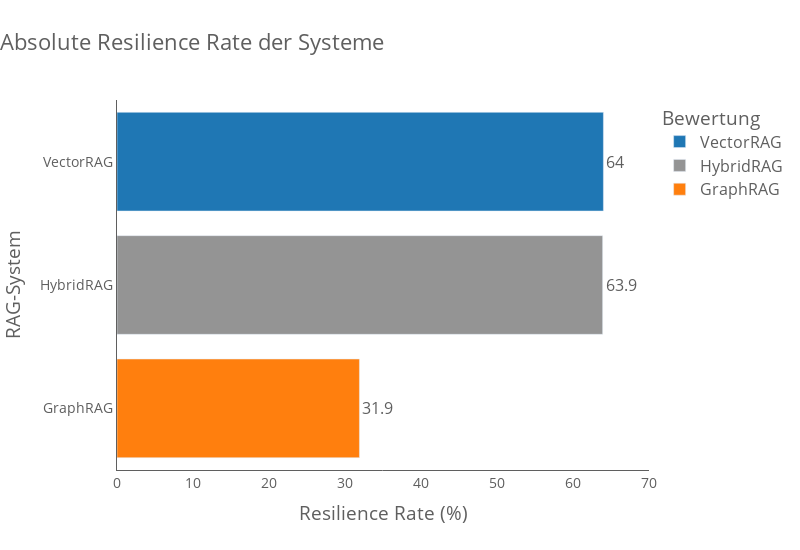

Notebook code cell kept with this figure:
### Markdown cell above
**Absolute Resilience Rate nach Systemen**

### Code cell
fig_ges_res = px.bar(
    df_absoulute_res_ges,
    x="Resilience Rate (%)",
    y="System",
    color="System",
    text="Resilience Rate (%)",
    title="Absolute Resilience Rate der Systeme",
    color_discrete_map=color_map_system,
    orientation="h"
)

fig_ges_res.update_layout(
    title=dict(text=fig_ges_res.layout.title.text, x=0, xanchor='left'),
    xaxis_title="Resilience Rate (%)",  
    yaxis_title="RAG-System",
    **layout_kwargs
)
fig_ges_res.update_xaxes(
    showgrid=False,
    showline=True,
    linecolor='#5F5F5F',
    range=[0, 70],
    **xaxis_kwargs
)

fig_ges_res.update_yaxes(
    showgrid=False,
    showline=True,
    linecolor='#5F5F5F',
    
    **yaxis_kwargs
)

fig_ges_res.update_traces(textposition="outside")

### Figure 1 — Plotly figure (JSON) as saved in the notebook; plotly's stock layout.template omitted (floating-point values rounded to 4 significant figures)
{"data": [{"hovertemplate": "System=%{y}<br>Resilience Rate (%)=%{text}<extra></extra>", "legendgroup": "VectorRAG", "marker": {"color": "#1f77b4", "pattern": {"shape": ""}}, "name": "VectorRAG", "orientation": "h", "showlegend": true, "text": [64.0], "textposition": "outside", "type": "bar", "x": [64.0], "xaxis": "x", "y": ["VectorRAG"], "yaxis": "y"}, {"hovertemplate": "System=%{y}<br>Resilience Rate (%)=%{text}<extra></extra>", "legendgroup": "HybridRAG", "marker": {"color": "#949494", "pattern": {"shape": ""}}, "name": "HybridRAG", "orientation": "h", "showlegend": true, "text": [63.9], "textposition": "outside", "type": "bar", "x": [63.9], "xaxis": "x", "y": ["HybridRAG"], "yaxis": "y"}, {"hovertemplate": "System=%{y}<br>Resilience Rate (%)=%{text}<extra></extra>", "legendgroup": "GraphRAG", "marker": {"color": "#ff7f0e", "pattern": {"shape": ""}}, "name": "GraphRAG", "orientation": "h", "showlegend": true, "text": [31.9], "textposition": "outside", "type": "bar", "x": [31.9], "xaxis": "x", "y": ["GraphRAG"], "yaxis": "y"}], "layout": {"barmode": "relative", "font": {"color": "#5F5F5F", "size": 16}, "height": 550, "legend": {"title": {"text": "Bewertung"}, "tracegroupgap": 0}, "margin": {"t": 100}, "paper_bgcolor": "white", "plot_bgcolor": "white", "title": {"font": {"color": "#5F5F5F", "size": 22}, "text": "Absolute Resilience Rate der Systeme", "x": 0, "xanchor": "left"}, "width": 800, "xaxis": {"anchor": "y", "domain": [0, 1], "linecolor": "#5F5F5F", "range": [0, 70], "showgrid": false, "showline": true, "tickfont": {"size": 14}, "ticks": "", "title": {"text": "Resilience Rate (%)"}}, "yaxis": {"anchor": "x", "categoryarray": ["GraphRAG", "HybridRAG", "VectorRAG"], "categoryorder": "array", "domain": [0, 1], "gridcolor": "lightgrey", "linecolor": "#5F5F5F", "showgrid": false, "showline": true, "tickfont": {"size": 14}, "ticks": "", "title": {"text": "RAG-System"}}}}
